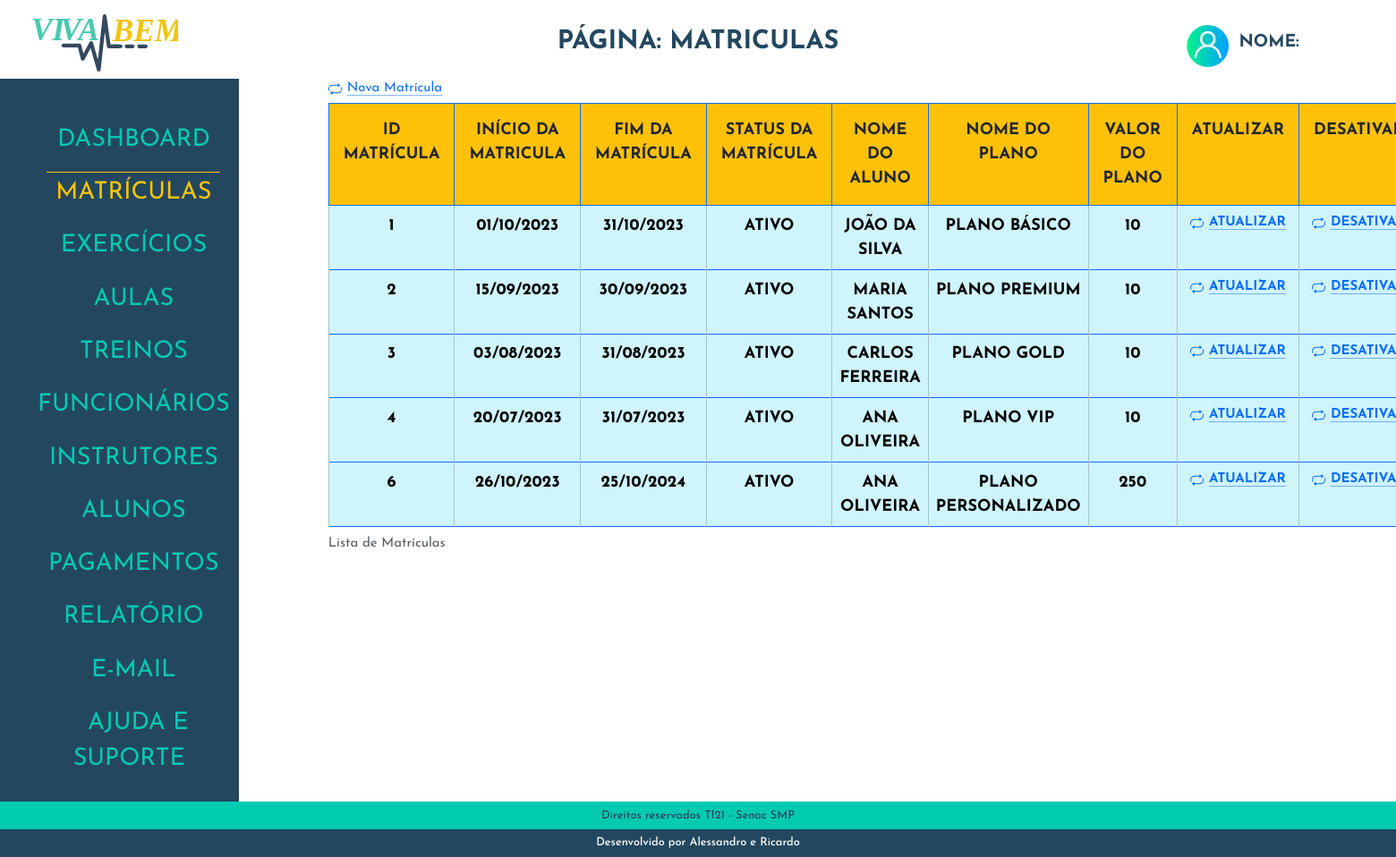
The page /admin/index.php?p=matriculas on the database its author committed.
### tables this page shows
CREATE TABLE `tblmatriculas` (
  `idMatricula` int(11) NOT NULL,
  `dataInicioMatricula` date NOT NULL,
  `dataFimMatricula` date NOT NULL,
  `statusMatricula` varchar(10) NOT NULL,
  `idAluno` int(11) NOT NULL,
  `idPlano` int(11) NOT NULL,
  `valorPago` double(10,2) NOT NULL
);

CREATE TABLE `tblalunos` (
  `idAluno` int(11) NOT NULL,
  `nomeAluno` varchar(50) NOT NULL,
  `dataNascAluno` date NOT NULL,
  `emailAluno` varchar(80) NOT NULL,
  `senhaAluno` varchar(20) NOT NULL,
  `dataCadAluno` date NOT NULL,
  `statusAluno` varchar(10) NOT NULL,
  `fotoAluno` varchar(100) NOT NULL
);

CREATE TABLE `tblplanos` (
  `idPlano` int(11) NOT NULL,
  `nomePlano` varchar(20) NOT NULL,
  `descricaoPlano` varchar(150) NOT NULL,
  `valorPlano` double(10,2) NOT NULL,
  `statusPlano` varchar(10) NOT NULL,
  `fotoPlano` varchar(100) NOT NULL
);

### admin/class/matriculas.php (called while the page is built, shortened)
<?php
class MatriculasClass
{
    public function listar()
{
    $sql = "SELECT
        m.idMatricula,
        m.dataInicioMatricula,
        m.dataFimMatricula,
        m.statusMatricula,
        m.valorPago,
        a.nomeAluno,
        p.nomePlano
    FROM
        tblmatriculas m
    INNER JOIN
        tblalunos a ON m.idAluno = a.idAluno
    INNER JOIN
        tblplanos p ON m.idPlano = p.idPlano
    WHERE
        m.statusMatricula = 'ATIVO'
    ORDER BY
        m.idMatricula ASC";
    try {
        $conn = Conexao::LigarConexao();
        $resultado = $conn->query($sql);
        $lista = $resultado->fetchAll();
        return $lista;
    } catch (PDOException $e) {
        echo "Erro na consulta: " . $e->getMessage();
        return false;
    }
}
}

### admin/matriculas/listar.php (the view, shortened to what this page needs)
<?php
require_once('class/matriculas.php');
$matriculas = new MatriculasClass();
$lista = $matriculas->listar();
?>
<div>
    <a class="icon-link icon-link-hover" style="--bs-icon-link-transform: translate3d(0, -.125rem, 0);" href="index.php?p=matriculas&m=cadastrar">
        Nova Matrícula
    </a>
</div>
<div class=" table-responsive">
    <table class="table table-bordered border-primary">
        <caption> Lista de Matrículas</caption>
        <thead>
            <tr>
                <th class="p-3 mb-2 bg-warning text-dark">Id Matrícula</th>
                <th class="p-3 mb-2 bg-warning text-dark">Início da Matricula</th>
                <th class="p-3 mb-2 bg-warning text-dark">Fim da Matrícula</th>
                <th class="p-3 mb-2 bg-warning text-dark">Status da Matrícula </th>
                <th class="p-3 mb-2 bg-warning text-dark">Nome do Aluno</th>
                <th class="p-3 mb-2 bg-warning text-dark">Nome do Plano</th>
                <th class="p-3 mb-2 bg-warning text-dark">Valor do Plano</th>
                <th class="p-3 mb-2 bg-warning text-dark">Atualizar</th>
                <th class="p-3 mb-2 bg-warning text-dark">Desativar</th>
            </tr>
        </thead>
        <?php foreach ($lista as $linha) : ?>
            <tbody>
                <tr>
                    <td class="table-info"><?php echo $linha['idMatricula'] ?></td>
                    <td class="table-info"><?php echo date('d/m/Y', strtotime($linha['dataInicioMatricula'])) ?></td>
                    <td class="table-info"><?php echo date('d/m/Y', strtotime($linha['dataFimMatricula'])) ?></td>
                    <td class="table-info"><?php echo $linha['statusMatricula'] ?></td>
                    <td class="table-info"><?php echo $linha['nomeAluno'] ?></td>
                    <td class="table-info"><?php echo $linha['nomePlano'] ?></td>
                    <td class="table-info"><?php echo $linha['valorPago'] ?></td>
                    <td class="table-info">
                        <a class="icon-link icon-link-hover" style="--bs-icon-link-transform: translate3d(0, -.125rem, 0);" href="index.php?p=matriculas&m=atualizar&id=<?php echo $linha['idMatricula'] ?>">
                            Atualizar
                        </a>
                    </td>
                    <td class="table-info">
                        <a class="icon-link icon-link-hover" style="--bs-icon-link-transform: translate3d(0, -.125rem, 0);" href="index.php?p=matriculas&m=desativar&id=<?php echo $linha['idMatricula'] ?>" onclick="return confirmarDesativacao()"  >
                            Desativar
                        </a>
                    </td>
                </tr>
            <?php endforeach ?>
            </tbody>
    </table>
</div

### admin/index.php (shortened to what this page needs)
<?php
$pagina = @$_GET['p'];
?>
<!DOCTYPE html>
<html lang="pt-BR">
<head>
    <link rel="stylesheet" href="./css/reset.css">
    <link href="https://cdn.jsdelivr.net/npm/bootstrap@5.3.2/dist/css/bootstrap.min.css" rel="stylesheet">
    <link href="path/to/lightbox.css" rel="stylesheet" />
    <link rel="stylesheet" href="./css/estilo.css">
</head>
<body>
    <header class="topo">
        <h1>
            <img src="./img/logoVivaBem.svg" alt="Logo Viva Bem">
        </h1>
        <?php
        if ($pagina == '') {
            echo '<h2>Dashboard</h2>';
        } else {
            echo ('<h2>Página: ' . $pagina . '</h2>');
        }
        ?>
        <div>
            <img src="./img/btnLogin.png" alt="User Instrutor">
            <h2>Nome:</h2>
        </div>
    </header>
    <main>
        <div class="menu">
            <nav>
                <ul>
                    <li><a href="index.php?p=dashboard" class="<?php echo (($pagina == 'dashboard') ||  (@$pagina == '')) ? 'menuAtivo' : ''; ?>"> Dashboard </a></li>
                    <li><a href="index.php?p=matriculas" class="<?php echo ($pagina == 'matriculas') ? 'menuAtivo' : ''; ?>"> Matrículas </a></li>
                    <li><a href="index.php?p=exercicios" class="<?php echo ($pagina == 'exercicios') ? 'menuAtivo' : ''; ?>"> Exercícios </a></li>
                    <li><a href="index.php?p=aulas" class="<?php echo ($pagina == 'aulas') ? 'menuAtivo' : ''; ?>"> Aulas </a></li>
                    <li><a href="index.php?p=treino" class="<?php echo ($pagina == 'treino') ? 'menuAtivo' : ''; ?>"> Treinos </a></li>
                    <li><a href="index.php?p=funcionarios" class="<?php echo ($pagina == 'funcionarios') ? 'menuAtivo' : ''; ?>"> Funcionários </a></li>
                    <li><a href="index.php?p=instrutores" class="<?php echo ($pagina == 'instrutores') ? 'menuAtivo' : ''; ?>"> Instrutores </a></li>
                    <li><a href="index.php?p=aluno" class="<?php echo ($pagina == 'aluno') ? 'menuAtivo' : ''; ?>"> Alunos </a></li>
                    <li><a href="index.php?p=pagamento" class="<?php echo ($pagina == 'pagamento') ? 'menuAtivo' : ''; ?>"> Pagamentos </a></li>
                    <li><a href="index.php?p=relatorio" class="<?php echo ($pagina == 'relatorio') ? 'menuAtivo' : ''; ?>"> Relatório </a></li>
                    <li><a href="index.php?p=contato" class="<?php echo ($pagina == 'contato') ? 'menuAtivo' : ''; ?>"> E-mail </a></li>
                    <li><a href="index.php?p=ajuda" class="<?php echo ($pagina == 'ajuda') ? 'menuAtivo' : ''; ?>"> Ajuda e Suporte </a></li>
                </ul>
            </nav>
        </div>
        <div class="box">
            <?php
            switch ($pagina) {
                case 'matriculas':
                    require_once('matriculas/matriculas.php');
                    break;
            }
            ?>
        </div>
    </main>
    <footer class="rodape">
        <h2>Direitos reservados TI21 - Senac SMP</h2>
        <h2>Desenvolvido por Alessandro e Ricardo</h2>
    </footer>
</body>
</html>

### admin/matriculas/matriculas.php
<?php
$pagina = @$_GET['m'];
if($pagina == NULL) {
    require_once('listar.php');
}else{
    if($pagina == 'cadastrar')  {require_once('cadastrar.php');}
    if($pagina == 'atualizar')  {require_once('atualizar.php');}
    if($pagina == 'desativar') {require_once('desativar.php');}
}

### admin/css/estilo.css (style rules this page uses)
*, a, h1, h2, h3, h4 { font-family: 'Josefin Sans', sans-serif; font-size: 15px; }
body { display: flex; flex-direction: column; height: 100vh; width: 100%; }
.topo { display: flex; justify-content: space-between; margin-top: 1%; align-items: center; }
.topo h1 { text-align: center; width: 15%; }
.topo h1 img { width: 70%; }
.topo h2 { font-size: 1.8em; text-transform: uppercase; color: #23475f; font-weight: bold; }
.topo div { display: flex; align-items: center; width: 15%; }
.topo div img { width: 20%; }
.topo div h2 { margin-left: 5%; font-size: 1.2em; }
main { flex: 1; display: flex; }
.menu { background-color: #23475f; text-align: center; display: flex; }
.menu nav { margin-top: 15%; }
.menu nav ul li { padding: 4% 0; }
.menu nav ul li a { text-decoration: none; color: #00cab0; font-size: 1.8em; text-transform: uppercase; padding: 4% 10px; }
.menuAtivo { color: #ffc500 !important; border-top: solid 1px #ffc500; }
.box { margin: 0 100px; }
.rodape { text-align: center; }
.rodape h2 { font-size: .8em; margin-bottom: 0; }
.rodape h2:nth-child(1) { background: #00cab0; padding: .5% 0; color: #23475f; }
.rodape h2:nth-child(2) { background: #23475f; padding: .5% 0; color: #fff; }
.table-info, .text-dark { font-size: 1.2em; text-align: center; font-weight: bold; text-transform: uppercase; }

### rows shown on the page
tblmatriculas: idMatricula "1", dataInicioMatricula "01/10/2023", dataFimMatricula "31/10/2023", statusMatricula "ATIVO", tblalunos.nomeAluno "JOÃO DA SILVA", tblplanos.nomePlano "PLANO BÁSICO", valorPago "10"
tblmatriculas: idMatricula "2", dataInicioMatricula "15/09/2023", dataFimMatricula "30/09/2023", statusMatricula "ATIVO", tblalunos.nomeAluno "MARIA SANTOS", tblplanos.nomePlano "PLANO PREMIUM", valorPago "10"
tblmatriculas: idMatricula "3", dataInicioMatricula "03/08/2023", dataFimMatricula "31/08/2023", statusMatricula "ATIVO", tblalunos.nomeAluno "CARLOS FERREIRA", tblplanos.nomePlano "PLANO GOLD", valorPago "10"
tblmatriculas: idMatricula "4", dataInicioMatricula "20/07/2023", dataFimMatricula "31/07/2023", statusMatricula "ATIVO", tblalunos.nomeAluno "ANA OLIVEIRA", tblplanos.nomePlano "PLANO VIP", valorPago "10"
tblmatriculas: idMatricula "6", dataInicioMatricula "26/10/2023", dataFimMatricula "25/10/2024", statusMatricula "ATIVO", tblalunos.nomeAluno "ANA OLIVEIRA", tblplanos.nomePlano "PLANO PERSONALIZADO", valorPago "250"

### other values the page prints
$pagina "MATRICULAS"
